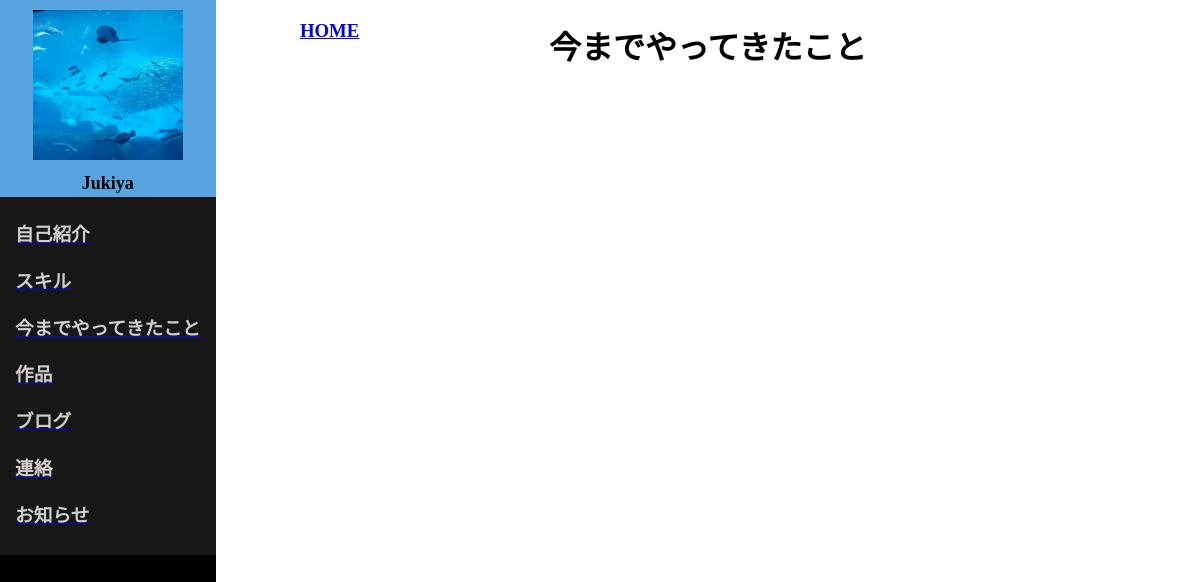
Before: /experience/ with the older database file.
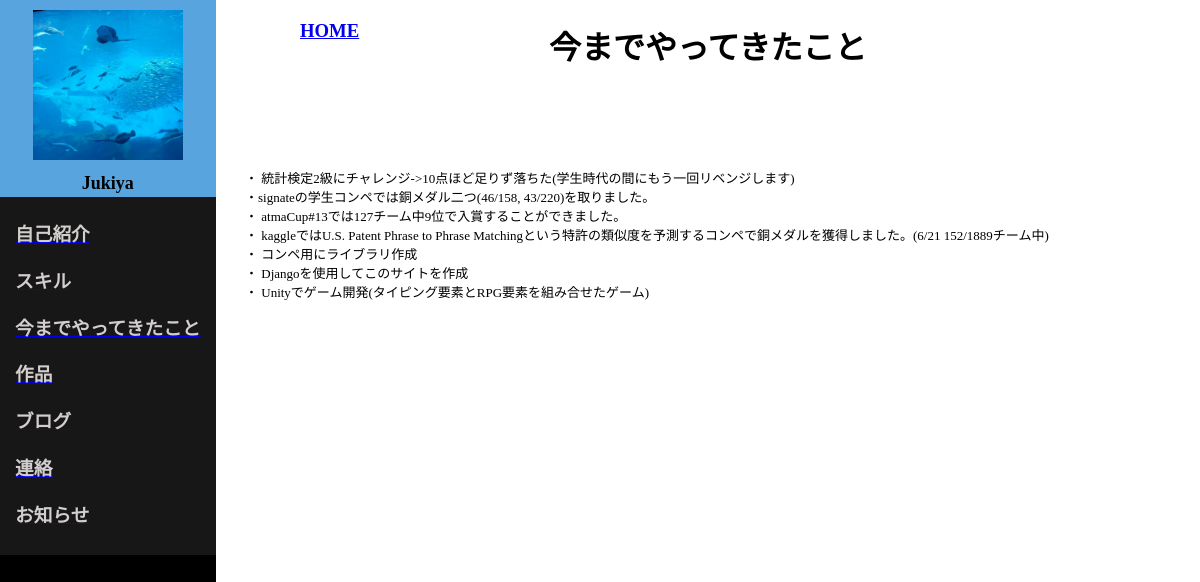
After: the same page with the newer database file.
### myapp/models.py (models this page shows)
class ExperienceModel(models.Model):
    summary = models.TextField(max_length=300, blank=True)
    url = models.URLField(blank=True)

### myapp/views.py (the view)
# urls.py: path("experience/", views.ExperienceView.as_view(), name="experience"),
class ExperienceView(View):
    def get(self, request, *args, **kwargs):
        experience_data = ExperienceModel.objects.all()
        return render(request, "myapp/experience.html", {"experience_data":experience_data})

### myapp/templates/myapp/experience.html (shortened to what this page needs)
<!DOCTYPE html>
{% load static %}
<html lang="en">
    <head>
        <link rel="stylesheet" type="text/css" href="{% static 'css/experience.css' %}">
        <div class="header">
            <div class="profile">
                <img src="/media/img/upload/my_favorite_photo.jpg" , alt="profile_icon" , width="150" , height="150">
                <h1><font color="black">Jukiya</font></h1>
            </div>
            <div class="page_link">
                <a href="{% url 'myapp:introduction' %}"><h3>自己紹介</h3></a>
                <a href="{% url 'myapp:skill' %}"><h3>スキル</h3></a>
                <a href="{% url 'myapp:experience' %}"><h3>今までやってきたこと</h3></a>
                <a href="{% url 'myapp:works' %}"><h3>作品</h3></a>
                <a href="{% url 'myapp:blog' %}"><h3>ブログ</h3></a>
                <a href="{% url 'myapp:contact' %}"><h3>連絡</h3></a>
                <a href="{% url 'myapp:news' %}"><h3>お知らせ</h3></a>
            </div>
        </div>
    </head>
    <body>
        <div class="title">
            <a href="{% url 'myapp:home' %}"><h3>HOME</h3></a>
            <h1 class="experience">今までやってきたこと</h1>
        </div>
        <div class="experience_content", id="experiencecontent">
            {% for exp in experience_data %}
            <ul>
                <p>{{ exp.summary | linebreaks }}</p>
            </ul>
            {% endfor %}
        </div>
    </body>
</html>

Changed rows visible on the page:
added ExperienceModel: summary "・ 統計検定2級にチャレンジ->10点ほど足りず落ちた(学生時代の間にもう一回リベンジします)"
added ExperienceModel: summary "・signateの学生コンペでは銅メダル二つ(46/158, 43/220)を取りました。"
added ExperienceModel: summary "・ atmaCup#13では127チーム中9位で入賞することができました。"
added ExperienceModel: summary "・ kaggleではU.S. Patent Phrase to Phrase Matchingという特許の類似度を予測するコンペで銅メダルを獲得しました。(6/21 152/1889チーム中)"
added ExperienceModel: summary "・ コンペ用にライブラリ作成"
added ExperienceModel: summary "・ Djangoを使用してこのサイトを作成"
added ExperienceModel: summary "・ Unityでゲーム開発(タイピング要素とRPG要素を組み合せたゲーム)"
